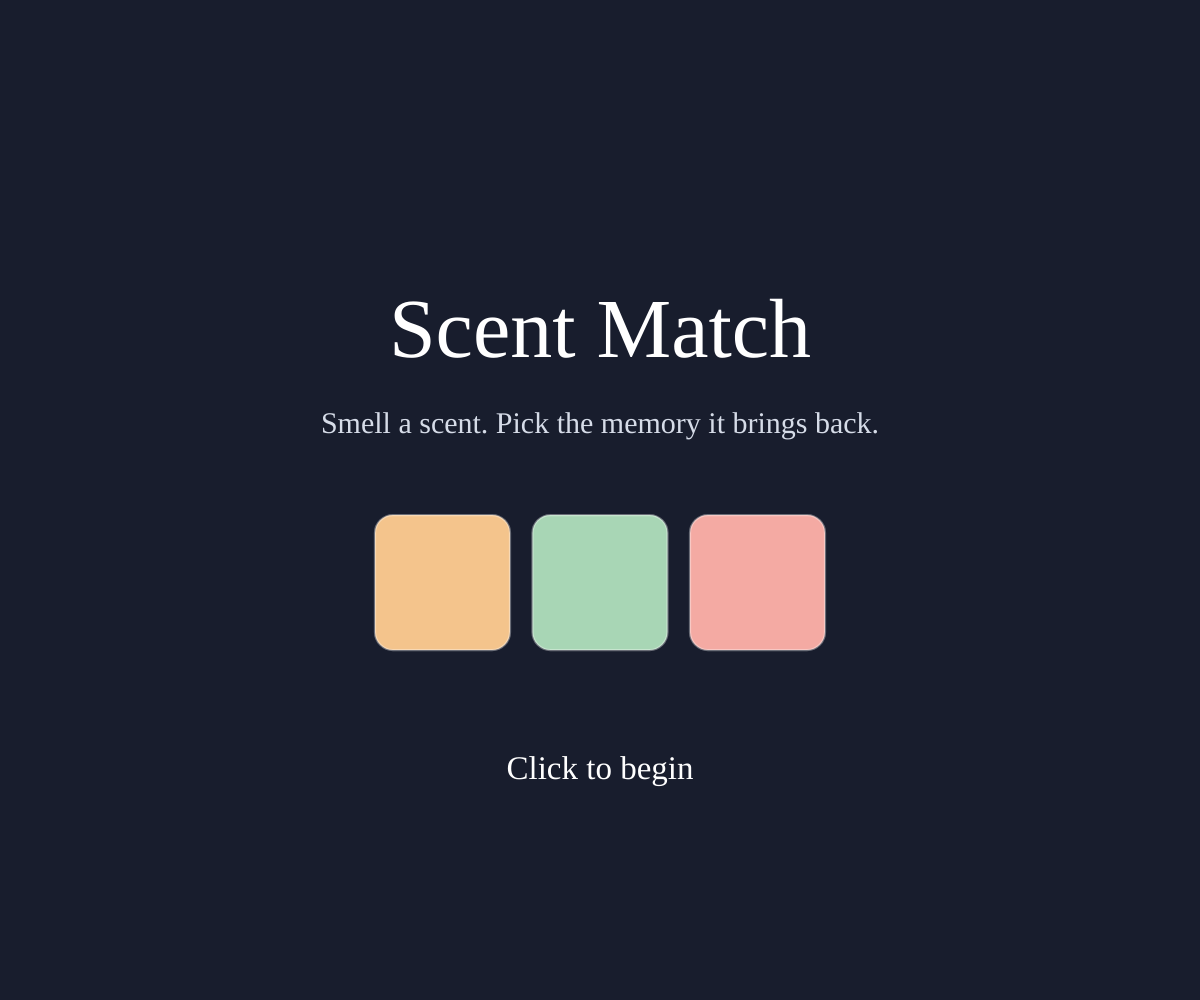
Frame 1 (no input)
Frame 60 (no input): identical to frame 1, image omitted
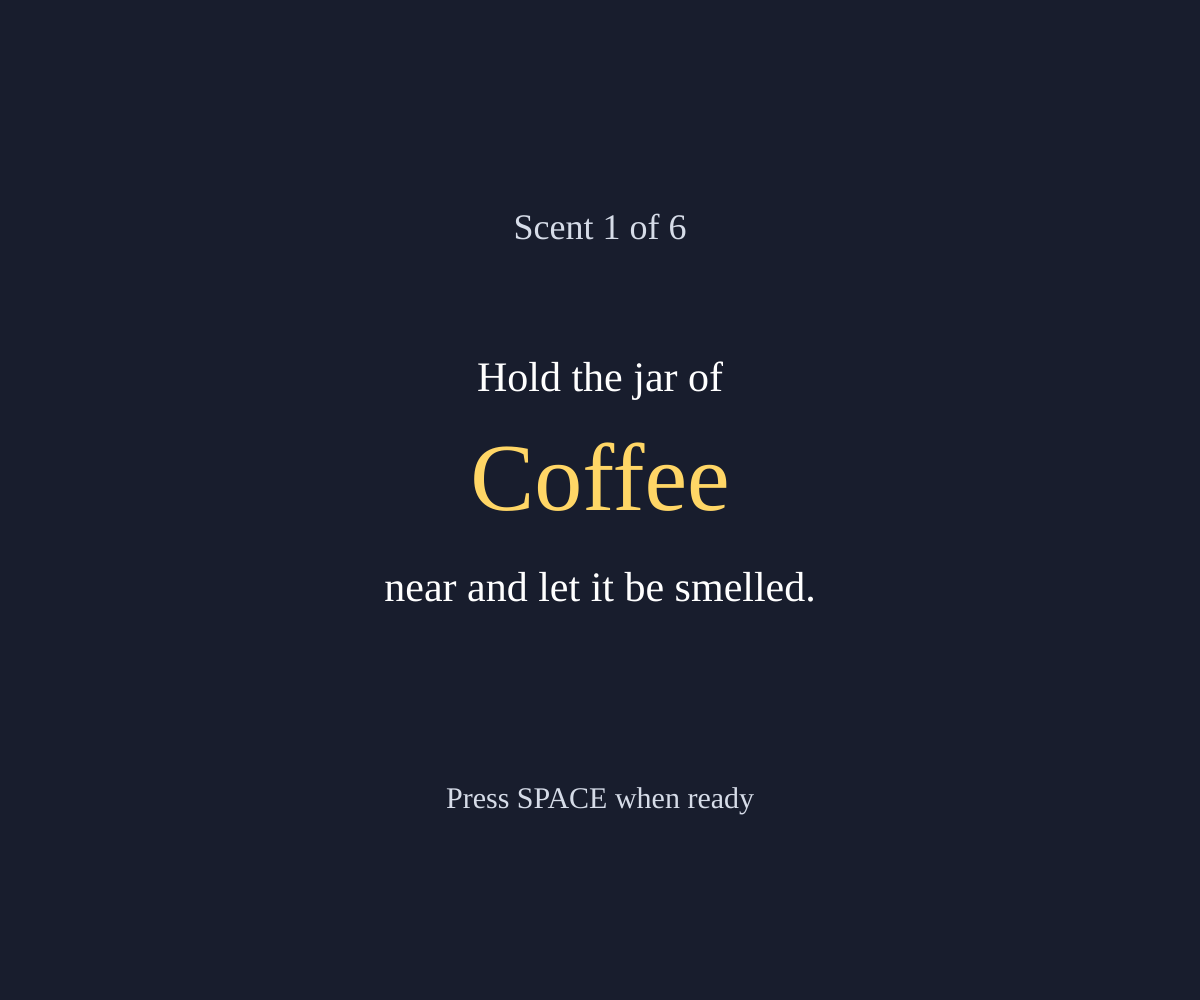
Frame 120 (the mouse pressed at the canvas centre since frame 60)

The p5.js sketch that drew these frames (run headless with seeded random() and noise() and a simulated clock; from frame 60 on, the mouse is pressed at the canvas centre):

// p5.js sketch
// ── sketch.js
//Scent Match
//Real scents will be held infront of user and they will pick a card that best represent the memory that scent brings back

//Color palette
const COLORS = {
  bg:        [24, 29, 45],      // background
  title:     [255, 255, 255],   // main text
  muted:     [214, 220, 232],   // hints and secondary text
  accent:    [255, 214, 102],   // scent name and highlights
  cardText:  [20, 20, 20],      // text on cards
  outline:   [255, 255, 255],   // hover and match glow
};

//Fills the window with the canvas and scales content to fit
const DESIGN_W = 800;
const DESIGN_H = 600;
let viewScale = 1;
let viewX = 0;
let viewY = 0;

function updateView() {
  viewScale = min(width / DESIGN_W, height / DESIGN_H);
  viewX = (width - DESIGN_W * viewScale) / 2;
  viewY = (height - DESIGN_H * viewScale) / 2;
}

//State machine
let state = "start";
let currentScent = 0;   //Which scent we are on
let picks = [];         //The card index the user picked for each scent

//Date
//Placeholder for now, will add images later
const cards = [
  { label: "Morning kitchen", col: [244, 196, 140] },
  { label: "Bakery",          col: [248, 226, 170] },
  { label: "Garden",          col: [168, 214, 181] },
  { label: "Sunny porch",     col: [250, 226, 120] },
  { label: "Forest walk",     col: [140, 204, 166] },
  { label: "Holiday table",   col: [244, 170, 163] },
];

//The "expected" cards for each scent
const scents = [
  { name: "Coffee",   cardId: 0, note: "A slow morning in the kitchen." },
  { name: "Vanilla",  cardId: 1, note: "Something sweet baking nearby." },
  { name: "Lavender", cardId: 2, note: "A quiet afternoon in the garden." },
  { name: "Citrus",   cardId: 3, note: "Sunshine and a glass of lemonade." },
  { name: "Pine",     cardId: 4, note: "A walk among tall trees." },
  { name: "Cinnamon", cardId: 5, note: "A table full of family." },
];

//Grid layout for cards
const CARD_W = 150;
const CARD_H = 150;
const GAP = 30;
const COLS = 3;

function setup() {
  createCanvas(windowWidth, windowHeight);
  textFont("Georgia");
  updateView();
}

function windowResized() {
  resizeCanvas(windowWidth, windowHeight);
  updateView();
}

function draw() {
  background(COLORS.bg);

  push();
  translate(viewX, viewY);
  scale(viewScale);

  if (state === "start") {
    drawStart();
  } else if (state === "prompt") {
    drawPrompt();
  } else if (state === "choose") {
    drawChoose();
  } else if (state === "reveal") {
    drawReveal();
  } else if (state === "summary") {
    drawSummary();
  }

  pop();
}

//Custome function to draw a card with a label and optional highlight
function drawCard(x, y, w, h, col, label, highlight) {
  push();
  if (highlight) {
    stroke(COLORS.outline);
    strokeWeight(6);
  } else {
    stroke(255, 255, 255, 90);
    strokeWeight(1.5);
  }
  fill(col);
  rect(x, y, w, h, 12);

  noStroke();
  fill(COLORS.cardText);
  textAlign(CENTER, CENTER);
  textSize(constrain(w * 0.11, 11, 22));
  text(label, x + 8, y + 8, w - 16, h - 16);
  pop();
}

//Makes text centered and at a given height
function drawCenteredText(str, y, size, col) {
  push();
  noStroke();
  fill(col);
  textAlign(CENTER, CENTER);
  textSize(size);
  text(str, DESIGN_W / 2, y);
  pop();
}

//Returns the top-left corner of card number i in the 3x2 grid.
function cardPosition(i) {
  let gridW = COLS * CARD_W + (COLS - 1) * GAP;
  let startX = (DESIGN_W - gridW) / 2;
  let startY = 170;
  let col = i % COLS;
  let row = floor(i / COLS);
  return {
    x: startX + col * (CARD_W + GAP),
    y: startY + row * (CARD_H + GAP),
  };
}

//True if point is inside the rectangle.
function isInside(px, py, x, y, w, h) {
  return px > x && px < x + w && py > y && py < y + h;
}

//Returns which card the mouse is over, or -1 if none.
function hoveredCard() {
  let mx = (mouseX - viewX) / viewScale;
  let my = (mouseY - viewY) / viewScale;
  for (let i = 0; i < cards.length; i++) {
    let p = cardPosition(i);
    if (isInside(mx, my, p.x, p.y, CARD_W, CARD_H)) {
      return i;
    }
  }
  return -1;
}

//Screens
function drawStart() {
  drawCenteredText("Scent Match", 190, 56, COLORS.title);
  drawCenteredText("Smell a scent. Pick the memory it brings back.", 250, 20, COLORS.muted);

  //Three small decorative cards
  drawCard(250, 310, 90, 90, cards[0].col, "", false);
  drawCard(355, 310, 90, 90, cards[2].col, "", false);
  drawCard(460, 310, 90, 90, cards[5].col, "", false);

  drawCenteredText("Click to begin", 480, 22, COLORS.title);
}

function drawPrompt() {
  let s = scents[currentScent];
  drawCenteredText("Scent " + (currentScent + 1) + " of " + scents.length, 120, 24, COLORS.muted);
  drawCenteredText("Hold the jar of", 220, 28, COLORS.title);
  drawCenteredText(s.name, 290, 64, COLORS.accent);
  drawCenteredText("near and let it be smelled.", 360, 28, COLORS.title);
  drawCenteredText("Press SPACE when ready", 500, 20, COLORS.muted);
}

function drawChoose() {
  drawCenteredText("Which memory fits this scent?", 80, 30, COLORS.title);
  drawCenteredText("There are no wrong answers.", 120, 18, COLORS.muted);

  let hover = hoveredCard();
  for (let i = 0; i < cards.length; i++) {
    let p = cardPosition(i);
    drawCard(p.x, p.y, CARD_W, CARD_H, cards[i].col, cards[i].label, i === hover);
  }
}

function drawReveal() {
  let s = scents[currentScent];
  let picked = picks[currentScent];
  let isExpected = picked === s.cardId;

  drawCenteredText(s.name, 70, 30, COLORS.accent);

  //Big version of the picked card and glows if it was the expected one
  drawCard(DESIGN_W / 2 - 110, 110, 220, 220, cards[picked].col, cards[picked].label, isExpected);

  if (isExpected) {
    drawCenteredText(s.note, 390, 24, COLORS.title);
    drawCenteredText("That scent and memory go together.", 430, 18, COLORS.muted);
  } else {
    drawCenteredText("What a lovely connection.", 390, 24, COLORS.title);
    drawCenteredText("Scents can bring back different memories for everyone.", 430, 18, COLORS.muted);
  }

  drawCenteredText("Click or press SPACE to continue", 540, 18, COLORS.muted);
}

function drawSummary() {
  drawCenteredText("Your memories", 100, 40, COLORS.title);

  //One small card per scent
  let w = 100;
  let gap = 20;
  let startX = (DESIGN_W - (scents.length * w + (scents.length - 1) * gap)) / 2;
  for (let i = 0; i < scents.length; i++) {
    let x = startX + i * (w + gap);
    drawCard(x, 230, w, w, cards[picks[i]].col, cards[picks[i]].label, false);
    drawCenteredTextAt(scents[i].name, x + w / 2, 360, 16, COLORS.muted);
  }

  drawCenteredText("Click to start over", 500, 20, COLORS.title);
}

//Same idea as drawCenteredText, but centered on a given x (for labels under cards).
function drawCenteredTextAt(str, x, y, size, col) {
  push();
  noStroke();
  fill(col);
  textAlign(CENTER, CENTER);
  textSize(size);
  text(str, x, y);
  pop();
}

//Input
function mousePressed() {
  if (state === "start") {
    state = "prompt";
  } else if (state === "choose") {
    let i = hoveredCard();
    if (i !== -1) {
      picks[currentScent] = i;
      state = "reveal";
    }
  } else if (state === "reveal") {
    nextScent();
  } else if (state === "summary") {
    restart();
  }
}

function keyPressed() {
  if (key === " ") {
    if (state === "prompt") {
      state = "choose";
    } else if (state === "reveal") {
      nextScent();
    }
    return false; //stops the page from scrolling on SPACE
  }
}

//Flow helpers
function nextScent() {
  currentScent++;
  if (currentScent >= scents.length) {
    state = "summary";
  } else {
    state = "prompt";
  }
}

function restart() {
  currentScent = 0;
  picks = [];
  state = "start";
}
